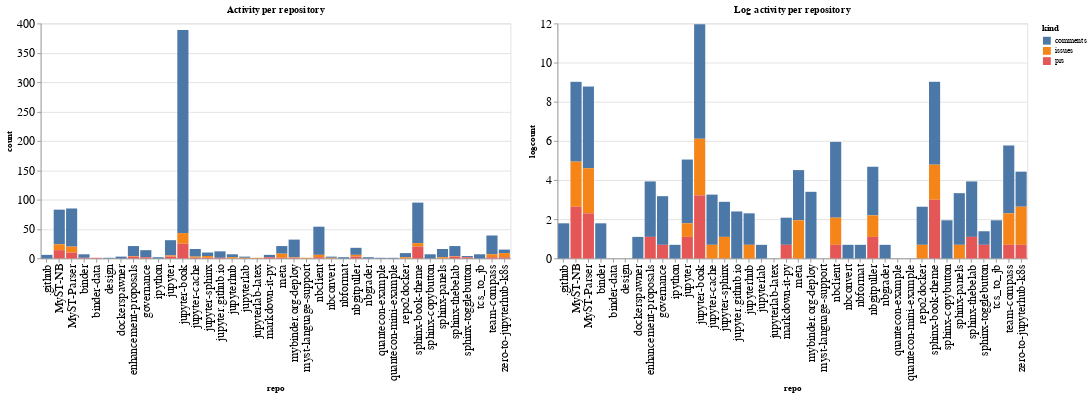

Source (notebook cell):
### Code cell
ch1 = alt.Chart(repo_summaries, width=600, title="Activity per repository").mark_bar().encode(
    x='repo',
    y='count',
    color='kind',
    tooltip="kind"
)

ch2 = alt.Chart(repo_summaries, width=600, title="Log activity per repository").mark_bar().encode(
    x='repo',
    y='logcount',
    color='kind',
    tooltip="kind"
)

ch1 | ch2

### Figure 1 — Vega-Lite specification as saved in the notebook (floating-point values rounded to 4 significant figures)
{"config": {"axisLeft": {"labelFontSize": 15}, "axisBottom": {"labelFontSize": 15}}, "hconcat": [{"mark": "bar", "encoding": {"color": {"type": "nominal", "field": "kind"}, "tooltip": {"type": "nominal", "field": "kind"}, "x": {"type": "nominal", "field": "repo"}, "y": {"type": "quantitative", "field": "count"}}, "title": "Activity per repository", "width": 600}, {"mark": "bar", "encoding": {"color": {"type": "nominal", "field": "kind"}, "tooltip": {"type": "nominal", "field": "kind"}, "x": {"type": "nominal", "field": "repo"}, "y": {"type": "quantitative", "field": "logcount"}}, "title": "Log activity per repository", "width": 600}], "data": {"name": "data-68b71d073f81cfa7b8af60a4fb72d09d"}, "$schema": "https://vega.github.io/schema/vega-lite/v4.8.1.json", "datasets": {"data-68b71d073f81cfa7b8af60a4fb72d09d": [{"repo": ".github", "kind": "comments", "count": 6, "logcount": 1.792}, {"repo": "MyST-NB", "kind": "comments", "count": 59, "logcount": 4.078}, {"repo": "MyST-NB", "kind": "issues", "count": 10, "logcount": 2.303}, {"repo": "MyST-NB", "kind": "prs", "count": 14, "logcount": 2.639}, {"repo": "MyST-Parser", "kind": "comments", "count": 65, "logcount": 4.174}, {"repo": "MyST-Parser", "kind": "issues", "count": 10, "logcount": 2.303}, {"repo": "MyST-Parser", "kind": "prs", "count": 10, "logcount": 2.303}, {"repo": "binder", "kind": "comments", "count": 6, "logcount": 1.792}, {"repo": "binder", "kind": "prs", "count": 1, "logcount": 0.0}, {"repo": "binder-data", "kind": "prs", "count": 1, "logcount": 0.0}, {"repo": "design", "kind": "comments", "count": 1, "logcount": 0.0}, {"repo": "dockerspawner", "kind": "comments", "count": 3, "logcount": 1.099}, {"repo": "enhancement-proposals", "kind": "comments", "count": 17, "logcount": 2.833}, {"repo": "enhancement-proposals", "kind": "issues", "count": 1, "logcount": 0.0}, {"repo": "enhancement-proposals", "kind": "prs", "count": 3, "logcount": 1.099}, {"repo": "governance", "kind": "comments", "count": 12, "logcount": 2.485}, {"repo": "governance", "kind": "prs", "count": 2, "logcount": 0.6931}, {"repo": "ipython", "kind": "comments", "count": 2, "logcount": 0.6931}, {"repo": "jupyter", "kind": "comments", "count": 26, "logcount": 3.258}, {"repo": "jupyter", "kind": "issues", "count": 2, "logcount": 0.6931}, {"repo": "jupyter", "kind": "prs", "count": 3, "logcount": 1.099}, {"repo": "jupyter-book", "kind": "comments", "count": 346, "logcount": 5.846}, {"repo": "jupyter-book", "kind": "issues", "count": 18, "logcount": 2.89}, {"repo": "jupyter-book", "kind": "prs", "count": 25, "logcount": 3.219}, {"repo": "jupyter-cache", "kind": "comments", "count": 13, "logcount": 2.565}, {"repo": "jupyter-cache", "kind": "issues", "count": 2, "logcount": 0.6931}, {"repo": "jupyter-cache", "kind": "prs", "count": 1, "logcount": 0.0}, {"repo": "jupyter-sphinx", "kind": "comments", "count": 6, "logcount": 1.792}, {"repo": "jupyter-sphinx", "kind": "issues", "count": 3, "logcount": 1.099}, {"repo": "jupyter-sphinx", "kind": "prs", "count": 1, "logcount": 0.0}, {"repo": "jupyter.github.io", "kind": "comments", "count": 11, "logcount": 2.398}, {"repo": "jupyter.github.io", "kind": "prs", "count": 1, "logcount": 0.0}, {"repo": "jupyterhub", "kind": "comments", "count": 5, "logcount": 1.609}, {"repo": "jupyterhub", "kind": "issues", "count": 2, "logcount": 0.6931}, {"repo": "jupyterlab", "kind": "comments", "count": 2, "logcount": 0.6931}, {"repo": "jupyterlab", "kind": "issues", "count": 1, "logcount": 0.0}, {"repo": "jupyterlab-latex", "kind": "issues", "count": 1, "logcount": 0.0}, {"repo": "markdown-it-py", "kind": "comments", "count": 4, "logcount": 1.386}, {"repo": "markdown-it-py", "kind": "prs", "count": 2, "logcount": 0.6931}, {"repo": "meta", "kind": "comments", "count": 13, "logcount": 2.565}, {"repo": "meta", "kind": "issues", "count": 7, "logcount": 1.946}, {"repo": "meta", "kind": "prs", "count": 1, "logcount": 0.0}, {"repo": "mybinder.org-deploy", "kind": "comments", "count": 30, "logcount": 3.401}, {"repo": "mybinder.org-deploy", "kind": "issues", "count": 1, "logcount": 0.0}, {"repo": "mybinder.org-deploy", "kind": "prs", "count": 1, "logcount": 0.0}, {"repo": "myst-language-support", "kind": "issues", "count": 1, "logcount": 0.0}, {"repo": "nbclient", "kind": "comments", "count": 48, "logcount": 3.871}, {"repo": "nbclient", "kind": "issues", "count": 4, "logcount": 1.386}, {"repo": "nbclient", "kind": "prs", "count": 2, "logcount": 0.6931}, {"repo": "nbconvert", "kind": "comments", "count": 2, "logcount": 0.6931}, {"repo": "nbconvert", "kind": "issues", "count": 1, "logcount": 0.0}, {"repo": "nbformat", "kind": "comments", "count": 2, "logcount": 0.6931}, {"repo": "nbgitpuller", "kind": "comments", "count": 12, "logcount": 2.485}, {"repo": "nbgitpuller", "kind": "issues", "count": 3, "logcount": 1.099}, {"repo": "nbgitpuller", "kind": "prs", "count": 3, "logcount": 1.099}, {"repo": "nbgrader", "kind": "comments", "count": 2, "logcount": 0.6931}, {"repo": "quantecon-example", "kind": "comments", "count": 1, "logcount": 0.0}, {"repo": "quantecon-mini-example", "kind": "comments", "count": 1, "logcount": 0.0}, {"repo": "repo2docker", "kind": "comments", "count": 7, "logcount": 1.946}, {"repo": "repo2docker", "kind": "issues", "count": 2, "logcount": 0.6931}, {"repo": "sphinx-book-theme", "kind": "comments", "count": 69, "logcount": 4.234}, {"repo": "sphinx-book-theme", "kind": "issues", "count": 6, "logcount": 1.792}, {"repo": "sphinx-book-theme", "kind": "prs", "count": 20, "logcount": 2.996}, {"repo": "sphinx-copybutton", "kind": "comments", "count": 7, "logcount": 1.946}, {"repo": "sphinx-panels", "kind": "comments", "count": 14, "logcount": 2.639}, {"repo": "sphinx-panels", "kind": "issues", "count": 2, "logcount": 0.6931}, {"repo": "sphinx-thebelab", "kind": "comments", "count": 17, "logcount": 2.833}, {"repo": "sphinx-thebelab", "kind": "issues", "count": 1, "logcount": 0.0}, {"repo": "sphinx-thebelab", "kind": "prs", "count": 3, "logcount": 1.099}, {"repo": "sphinx-togglebutton", "kind": "comments", "count": 2, "logcount": 0.6931}, {"repo": "sphinx-togglebutton", "kind": "prs", "count": 2, "logcount": 0.6931}, {"repo": "tcs_to_jb", "kind": "comments", "count": 7, "logcount": 1.946}, {"repo": "team-compass", "kind": "comments", "count": 32, "logcount": 3.466}, {"repo": "team-compass", "kind": "issues", "count": 5, "logcount": 1.609}, {"repo": "team-compass", "kind": "prs", "count": 2, "logcount": 0.6931}, {"repo": "zero-to-jupyterhub-k8s", "kind": "comments", "count": 6, "logcount": 1.792}, {"repo": "zero-to-jupyterhub-k8s", "kind": "issues", "count": 7, "logcount": 1.946}, {"repo": "zero-to-jupyterhub-k8s", "kind": "prs", "count": 2, "logcount": 0.6931}]}}
